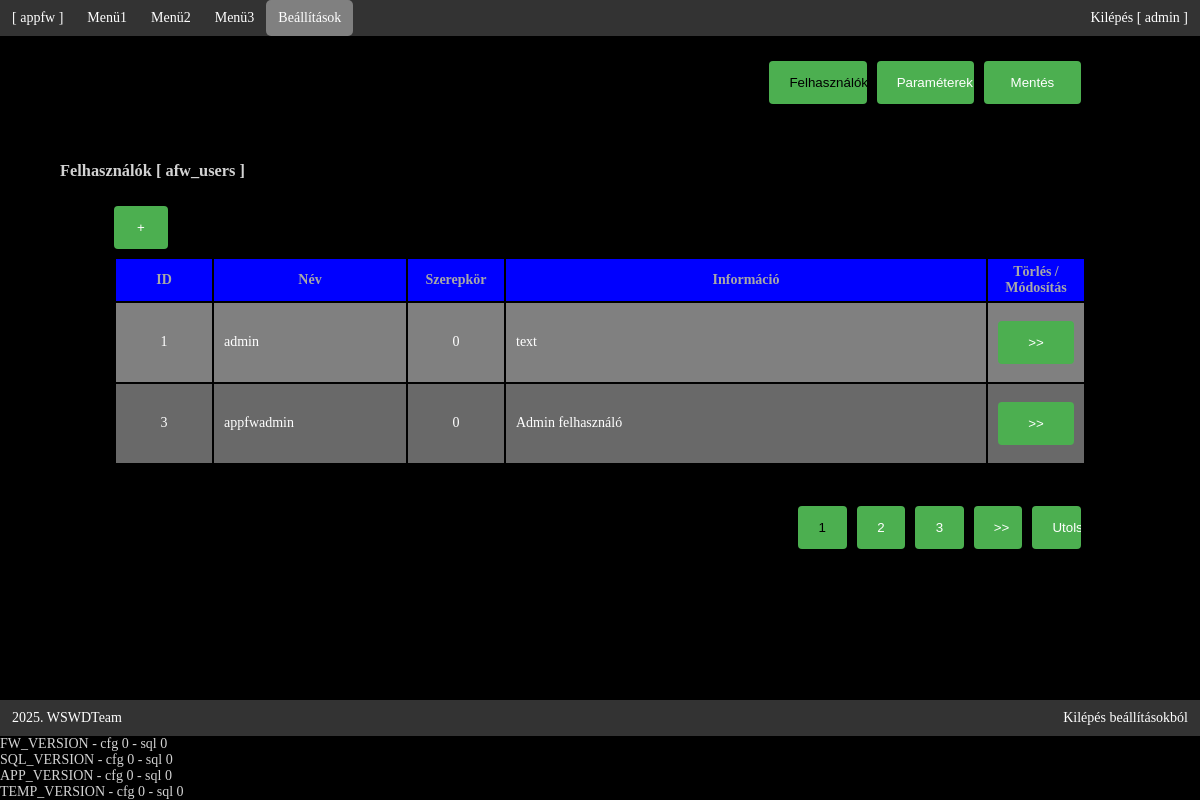
Page /index.php?admin=a&m=4 (signed in) on the earlier database version.
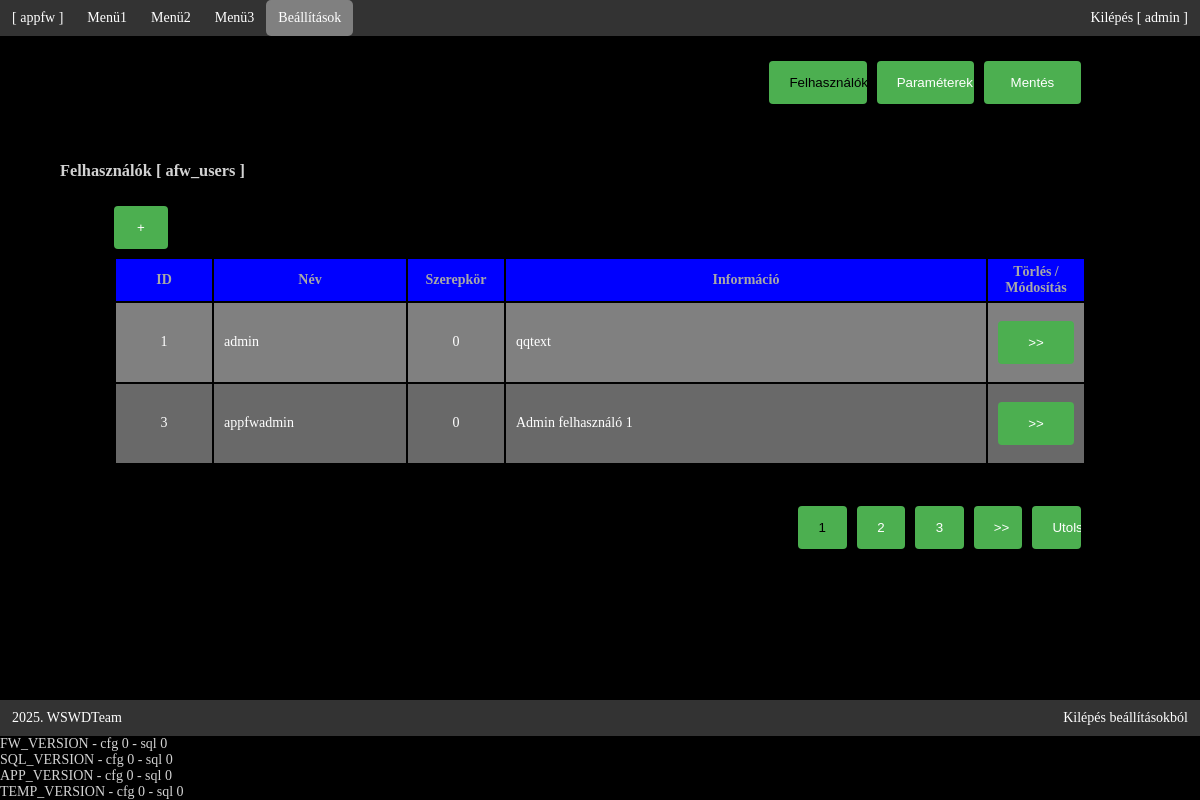
Same page on the later database version.
### tables this page shows
CREATE TABLE `afw_users` (
  `id` mediumint(9) NOT NULL AUTO_INCREMENT,
  `uname` tinytext NOT NULL,
  `upass` tinytext NOT NULL,
  `urole` int(11) NOT NULL,
  `text` text NOT NULL,
  PRIMARY KEY (`id`)
);

### inc/lib_lang.php (called while the page is built, shortened)
<?php
class fw_lang{
  public $LANG=array();
  function __construct(){
    global $fwcfg;
    $fn=$fwcfg->FW_CONFIG_DIR."/".$fwcfg->FW_LANGFILE;
    if (file_exists($fn)){
      if (include($fn)){
        $this->LANG=$FW_LANG;
      }
    }
  }
  function lang($s){
    if (isset($this->LANG[$s])){
      $ret=$this->LANG[$s];
    }else{
      $ret=".".$s.".";
      $this->LANG_NEW[]="\"".$s."\"=>\"".$s."\",";
    }
    return($ret);
  }
}
?>

### config/lang-hu_HU.php (called while the page is built)
<?php
$FW_LANG=array(
            "Beállítások"=>"Beállítások",
            "Felhasználónév"=>"Felhasználónév",
            "Jelszó"=>"Jelszó",
            "Mehet"=>"Mehet",
            "Kilépés beállításokból"=>"Kilépés beállításokból",
            "Kilépés"=>"Kilépés",
            "Felhasználók"=>"Felhasználók",
            "Paraméterek"=>"Paraméterek",
            "Mentés"=>"Mentés",
            "Felhasználók"=>"Felhasználók",
            "ID"=>"ID",
            "Név"=>"Név",
            "Szerepkör"=>"Szerepkör",
            "Információ"=>"Információ",
            "Törlés / Módosítás"=>"Törlés / Módosítás",
            "Utolsó"=>"Utolsó",
            "Első"=>"Első",
            "Érték"=>"Érték",
            "Mentés indítása"=>"Mentés indítása",
            "SQL mentés letöltése"=>"SQL mentés letöltése",
            "Fájlmentés letöltése"=>"Fájlmentés letöltése",
            "Telepítő program letöltése"=>"Telepítő program letöltése",
            "Korábbi mentés"=>"Korábbi mentés",
            "Mentésfájlok törlése"=>"Mentésfájlok törlése",
            "A törlés megtörtént"=>"A törlés megtörtént",
            "Mentés indítása"=>"Mentés indítása",
            "Paraméter"=>"Paraméter",
            "Módosítás"=>"Módosítás",
            "Törlés"=>"Törlés",
            "Vissza"=>"Vissza",
            "Adattárolás megtörtént"=>"Adattárolás megtörtént",
            "Adattörlés megtörtént"=>"Adattörlés megtörtént",
            "Felhasználó"=>"Felhasználó",
            "Leírás"=>"Leírás",
            "Hiba a törlés közben"=>"Hiba a törlés közben",
            "Másolási hiba"=>"Másolási hiba",
            "Hiba történt"=>"Hiba történt",
            ""=>""
          );
?>

### inc/lib_sql.php (called while the page is built, shortened)
<?php
class fw_sql{
  public $SQL_SERVER="";
  public $SQL_DB="";
  public $SQL_USER="";
  public $SQL_PASS="";
  function sqlinput($d){
    $d=trim($d);
    $d=rtrim($d);
    $d=stripslashes($d);
    $d=strip_tags($d);
    return($d);
  }
  function sql_run($sqlcomm="",$html=false){
    $ret=false;
    if (function_exists('mysqli_connect')){
      if ($sqlcomm<>""){
        if (!$html){
          $sqlcomm=$this->sqlinput($sqlcomm);
        }
        $this->SQL_ERROR="";
        if (!$sqllink=mysqli_connect("$this->SQL_SERVER","$this->SQL_USER","$this->SQL_PASS","$this->SQL_DB")){
          $this->SQL_ERROR="connect error";
        }
        if ($this->SQL_ERROR===""){
          $result=mysqli_query($sqllink,$sqlcomm);
          $this->SQL_ERROR=mysqli_error($sqllink);
          if ($this->SQL_ERROR===""){
            if (!is_bool($result)){
              if ($this->SQL_ERROR===""){
                $i=0;
                while($row=mysqli_fetch_row($result)){
                  $this->SQL_RESULT[$i]=$row;
                  $i++;
                }
                $ret=true;
              }
            }else{
                $this->SQL_ERROR=mysqli_error($sqllink);
                $ret=$result;
            }
          }
        }
      }
    }
    return($ret);
  }
}
?>

### inc/lib_sqlm.php (called while the page is built, shortened)
<?php
class fw_sqlm{
  public $SQL_PREFIX="afw_";
  function __construct(){
    global $fwsql,$fwcfg;
    $this->SQL_TABLE_PARAM=$this->SQL_PREFIX."param";
    $this->SQL_TABLE_PARAM_CREATE="CREATE TABLE IF NOT EXISTS ".$this->SQL_TABLE_PARAM." (
                                      id mediumint(9) NOT NULL AUTO_INCREMENT,
                                      name tinytext NOT NULL,
                                      text text NOT NULL,
                                      PRIMARY KEY  (id)
                                      );";
    $this->SQL_TABLE_USERS=$this->SQL_PREFIX."users";
    $this->SQL_TABLE_USERS_CREATE="CREATE TABLE IF NOT EXISTS ".$this->SQL_TABLE_USERS." (
                                      id mediumint(9) NOT NULL AUTO_INCREMENT,
                                      uname tinytext NOT NULL,
                                      upass tinytext NOT NULL,
                                      urole int NOT NULL,
                                      text text NOT NULL,
                                      PRIMARY KEY  (id)
                                      );";
    $sql="SELECT * FROM $this->SQL_TABLE_PARAM;";
    if (!$fwsql->sql_run($sql)){
      $fwsql->sql_run($this->SQL_TABLE_PARAM_CREATE);
      $sql="INSERT INTO $this->SQL_TABLE_PARAM (name,text) VALUES (\'$fwsql->SQL_VERSION_STR\',\'$fwsql->SQL_VERSION\');";
      $fwsql->sql_run($sql);
      $sql="INSERT INTO $this->SQL_TABLE_PARAM (name,text) VALUES (\'$fwcfg->FW_VERSION_STR\',\'$fwcfg->FW_VERSION\');";
      $fwsql->sql_run($sql);
      $sql="INSERT INTO $this->SQL_TABLE_PARAM (name,text) VALUES (\'$fwsql->SQL_DEV_MODE_STR\',\'$fwsql->SQL_DEV_MODE\');";
      $fwsql->sql_run($sql);
    }
    $sql="SELECT * FROM $this->SQL_TABLE_USERS;";
    if (!$fwsql->sql_run($sql)){
      $fwsql->sql_run($this->SQL_TABLE_USERS_CREATE);
    }
  }
}
?>

### content/admin/app_a.php (the view, shortened to what the rows shown need)
<?php
class fw_app_admin{
  public $ADMIN_PAGE=0;
  public $ADMIN_TABLE_ROW=2;
  function main(){
    global $fwapp,$fwlang;
    if ($fwapp->APP_USER_ROLE<>"0"){
      echo($fwlang->lang("Nem megfelelő jogosultság."));
    }else{
      $form=true;
      $m=$this->ADMIN_PAGE;
      switch($m){
        case 0:
          if ($form){
            $this->admin_table_user();
          }
          break;
      }
    }
  }
  function admin_table_user(){
    global $fwlang,$fwsql,$fwsqlm,$fwapp;
    if (isset($_POST['page2'])){
      $p2=$_POST['page2'];
    }else{
      $p2=1;
    }
    $t=$fwsqlm->SQL_TABLE_SYS[1];
    $sql="SELECT * from $t;";
    if ($fwsql->sql_run($sql)){
      echo("<table class='df_table' id=utable>");
      echo("<tr class='df_trh'>");
      echo("<th class='df_th4'>".$fwlang->lang("ID")."</th>");
      echo("<th class='df_th2'>".$fwlang->lang("Név")."</th>");
      echo("<th class='df_th4'>".$fwlang->lang("Szerepkör")."</th>");
      echo("<th class='df_th'>".$fwlang->lang("Információ")."</th>");
      echo("<th class='df_th4'>".$fwlang->lang("Törlés / Módosítás")."</th>");
      echo("</tr>");
      if ($p2>0){
        $ind=$p2-1;
      }else{
        $ind=0;
      }
      $st1=$ind*$this->ADMIN_TABLE_ROW;
      $st2=$st1+$this->ADMIN_TABLE_ROW;
      for($i=$st1;$i<$st2;$i++){
        $s=$fwsql->SQL_RESULT[$i];
        echo("<tr class='df_tr'>");
        echo("<td class='df_tdc'>");
        echo("$s[0]");
        echo("</td>");
        echo("<td class='df_td'>");
        echo("$s[1]");
        echo("</td>");
        echo("<td class='df_tdc'>");
        echo("$s[3]");
        echo("</td>");
        echo("<td class='df_td'>");
        echo("$s[4]");
        echo("</td>");
        echo("<td class='df_tdc'>");
        echo("<form method=post>");
        echo("<input type=submit id=nextu name=nextu value=\"&gt;&gt;\">");
        echo("</form>");
        echo("</td>");
        echo("</tr>");
      }
      echo("</table>");
    }
  }
}
?>

### template/mini/mini.php (shortened to what the rows shown need)
<?php
class mini extends Temp\template{
  function page_start(){
    echo("<!DOCTYPE html>\n");
    echo("<html lang=\"hu\">\n");
    echo("<head>\n");
    echo("</head>\n");
	echo("<body>\n");
  }
  function header(){
    global $fwapp,$fwlang;
    echo("<div class=all-page>");
    echo("<header>\n");
    echo("<div class=\"menu\">");
    echo("<ul class=\"sidenav\">");
    if ($fwapp->APP_USER_NAME<>""){
      $c=$fwapp->APP_COOKIE[0];
      echo("<li class=\"liright\">");
      echo("<a href=? onclick=\"document.cookie='".$c[0]."=; expires=passedDate';\">".$fwlang->lang("Kilépés")." [ $fwapp->APP_USER_NAME ]</a>");
      echo("</li>");
    }
    echo("</ul>");
    echo("</div>");
    echo("</header>\n");
    echo("<div class=\"content\">");
  }
  function footer(){
    echo("</div>\n");
  }
  function page_end(){
    echo("</body>\n");
    echo("</html>\n");
  }
}
?>

Differences in the rows shown:
changed afw_users "admin": text "text" → "qqtext"
changed afw_users "appfwadmin": text "Admin felhasználó" → "Admin felhasználó 1"
